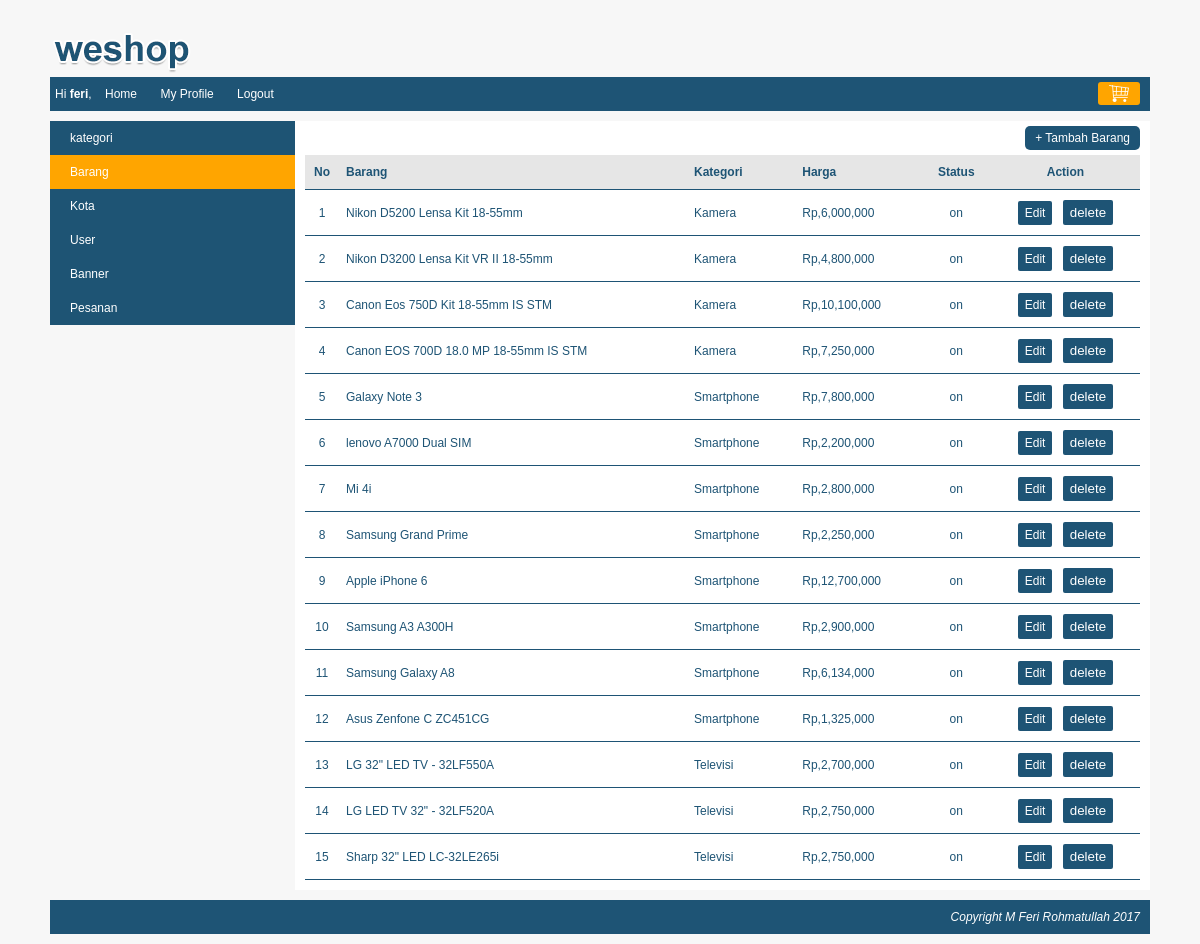
/index.php?page=my_profile&module=barang&action=list (signed in), run on the app's committed database.
### tables this page shows
CREATE TABLE IF NOT EXISTS `barang` (
`barang_id` int(10) NOT NULL,
  `kategori_id` int(10) NOT NULL,
  `nama_barang` varchar(250) NOT NULL,
  `spesifikasi` text NOT NULL,
  `gambar` varchar(300) NOT NULL,
  `harga` int(10) NOT NULL,
  `stok` tinyint(1) NOT NULL,
  `status` enum('on','off') NOT NULL
);

CREATE TABLE IF NOT EXISTS `kategori` (
`kategori_id` int(10) NOT NULL,
  `kategori` varchar(150) NOT NULL,
  `status` enum('on','off') NOT NULL
);

### function/helper.php (called while the page is built, shortened)
<?php
	function rupiah($nilai = 0){
		$string = "Rp," . number_format($nilai);
		return $string;
	}
?>

### module/barang/list.php (the view)
<div id="frame-tambah">
	<a href="<?php echo BASE_URL.'index.php?page=my_profile&module=barang&action=form' ?>" class="tombol-action">+ Tambah Barang</a>
</div>
<?php
	$querybarang = mysqli_query($koneksi, "SELECT barang.*, kategori.kategori FROM barang JOIN kategori ON barang.kategori_id=kategori.kategori_id ORDER BY kategori ASC");
	if (mysqli_num_rows($querybarang) == 0) {
		echo "<h3>Belum ada Barang</h3>";
	}else{
		echo "<table class='table-list'>";
		echo "<tr>
				<th class='nomor'>No</th>
				<th class='kiri'>Barang</th>
				<th class='kiri'>Kategori</th>
				<th class='kiri'>Harga</th>
				<th class='tengah'>Status</th>
				<th class='tengah'>Action</th>
			  </tr>";
		$no=1;
		while ($row=mysqli_fetch_assoc($querybarang)) {
			$button	= "delete";
		echo "<tr>
				<td class='nomor'>$no</td>
				<td class='kiri'>$row[nama_barang]</td>
				<td class='kiri'>$row[kategori]</td>
				<td class='kiri'>".rupiah($row["harga"])."</td>
				<td class='tengah'>$row[status]</td>
				<td class='tengah'>
					<a class='edit' href='".BASE_URL."index.php?page=my_profile&module=barang&action=form&barang_id=$row[barang_id]'>Edit</a>
	<form action='".BASE_URL."module/barang/action.php?barang_id=$row[barang_id]' method='POST'>
					<input type='hidden' name='barang_id' value=$row[barang_id]>
					<span class='delete'> <input type='submit' name='button' value=".$button."> </span>
					</form>
				</td>
			  </tr>";
			  $no++;
		}
		echo "</table>";
	}
?>

### css/style.css (style rules this page uses)
body { font-family: arial; font-size: 12px; color:#1E5475; background: #F7F7F7; margin: 0px; }
#frame-tambah { float: right; color: white; transition: 0.5s; margin-bottom: 10px; }
.tombol-action { color: white; text-decoration: none; background: #1e5475; padding: 5px 10px; border-radius: 5px; transition: 0.5s; }
.table-list { width: 100%; border-collapse: collapse; }
.table-list tr { border-bottom: 1px solid #1e5475; }
.table-list tr th { background: #e6e6e6; padding: 10px 7px; }
.table-list tr td { padding: 10px 7px; }
.nomor { width: 20px; text-align: center; }
.kiri { text-align: left; }
.tengah { text-align: center; }
form { display: inline; margin-left: 7px; }
.edit { background: #1e5475; padding: 5px 7px; color: white; text-decoration: none; cursor: pointer; border-radius: 2px; }
input[type="submit"] { background: #1e5475; border: none; color: white; padding: 5px 7px; border-radius: 2px; cursor: pointer; }

### data on the page
barang: nama_barang "Nikon D5200 Lensa Kit 18-55mm", kategori.kategori "Kamera", harga "Rp,6,000,000", status "on"
barang: nama_barang "Nikon D3200 Lensa Kit VR II 18-55mm", kategori.kategori "Kamera", harga "Rp,4,800,000", status "on"
barang: nama_barang "Canon Eos 750D Kit 18-55mm IS STM", kategori.kategori "Kamera", harga "Rp,10,100,000", status "on"
barang: nama_barang "Canon EOS 700D 18.0 MP 18-55mm IS STM", kategori.kategori "Kamera", harga "Rp,7,250,000", status "on"
barang: nama_barang "Galaxy Note 3", kategori.kategori "Smartphone", harga "Rp,7,800,000", status "on"
barang: nama_barang "lenovo A7000 Dual SIM", kategori.kategori "Smartphone", harga "Rp,2,200,000", status "on"
barang: nama_barang "Mi 4i", kategori.kategori "Smartphone", harga "Rp,2,800,000", status "on"
barang: nama_barang "Samsung Grand Prime", kategori.kategori "Smartphone", harga "Rp,2,250,000", status "on"
barang: nama_barang "Apple iPhone 6", kategori.kategori "Smartphone", harga "Rp,12,700,000", status "on"
barang: nama_barang "Samsung A3 A300H", kategori.kategori "Smartphone", harga "Rp,2,900,000", status "on"
barang: nama_barang "Samsung Galaxy A8", kategori.kategori "Smartphone", harga "Rp,6,134,000", status "on"
barang: nama_barang "Asus Zenfone C ZC451CG", kategori.kategori "Smartphone", harga "Rp,1,325,000", status "on"
barang: nama_barang "LG 32\" LED TV - 32LF550A", kategori.kategori "Televisi", harga "Rp,2,700,000", status "on"
barang: nama_barang "LG LED TV 32\" - 32LF520A", kategori.kategori "Televisi", harga "Rp,2,750,000", status "on"
barang: nama_barang "Sharp 32\" LED LC-32LE265i", kategori.kategori "Televisi", harga "Rp,2,750,000", status "on"

### other printed values
$nama "feri"
